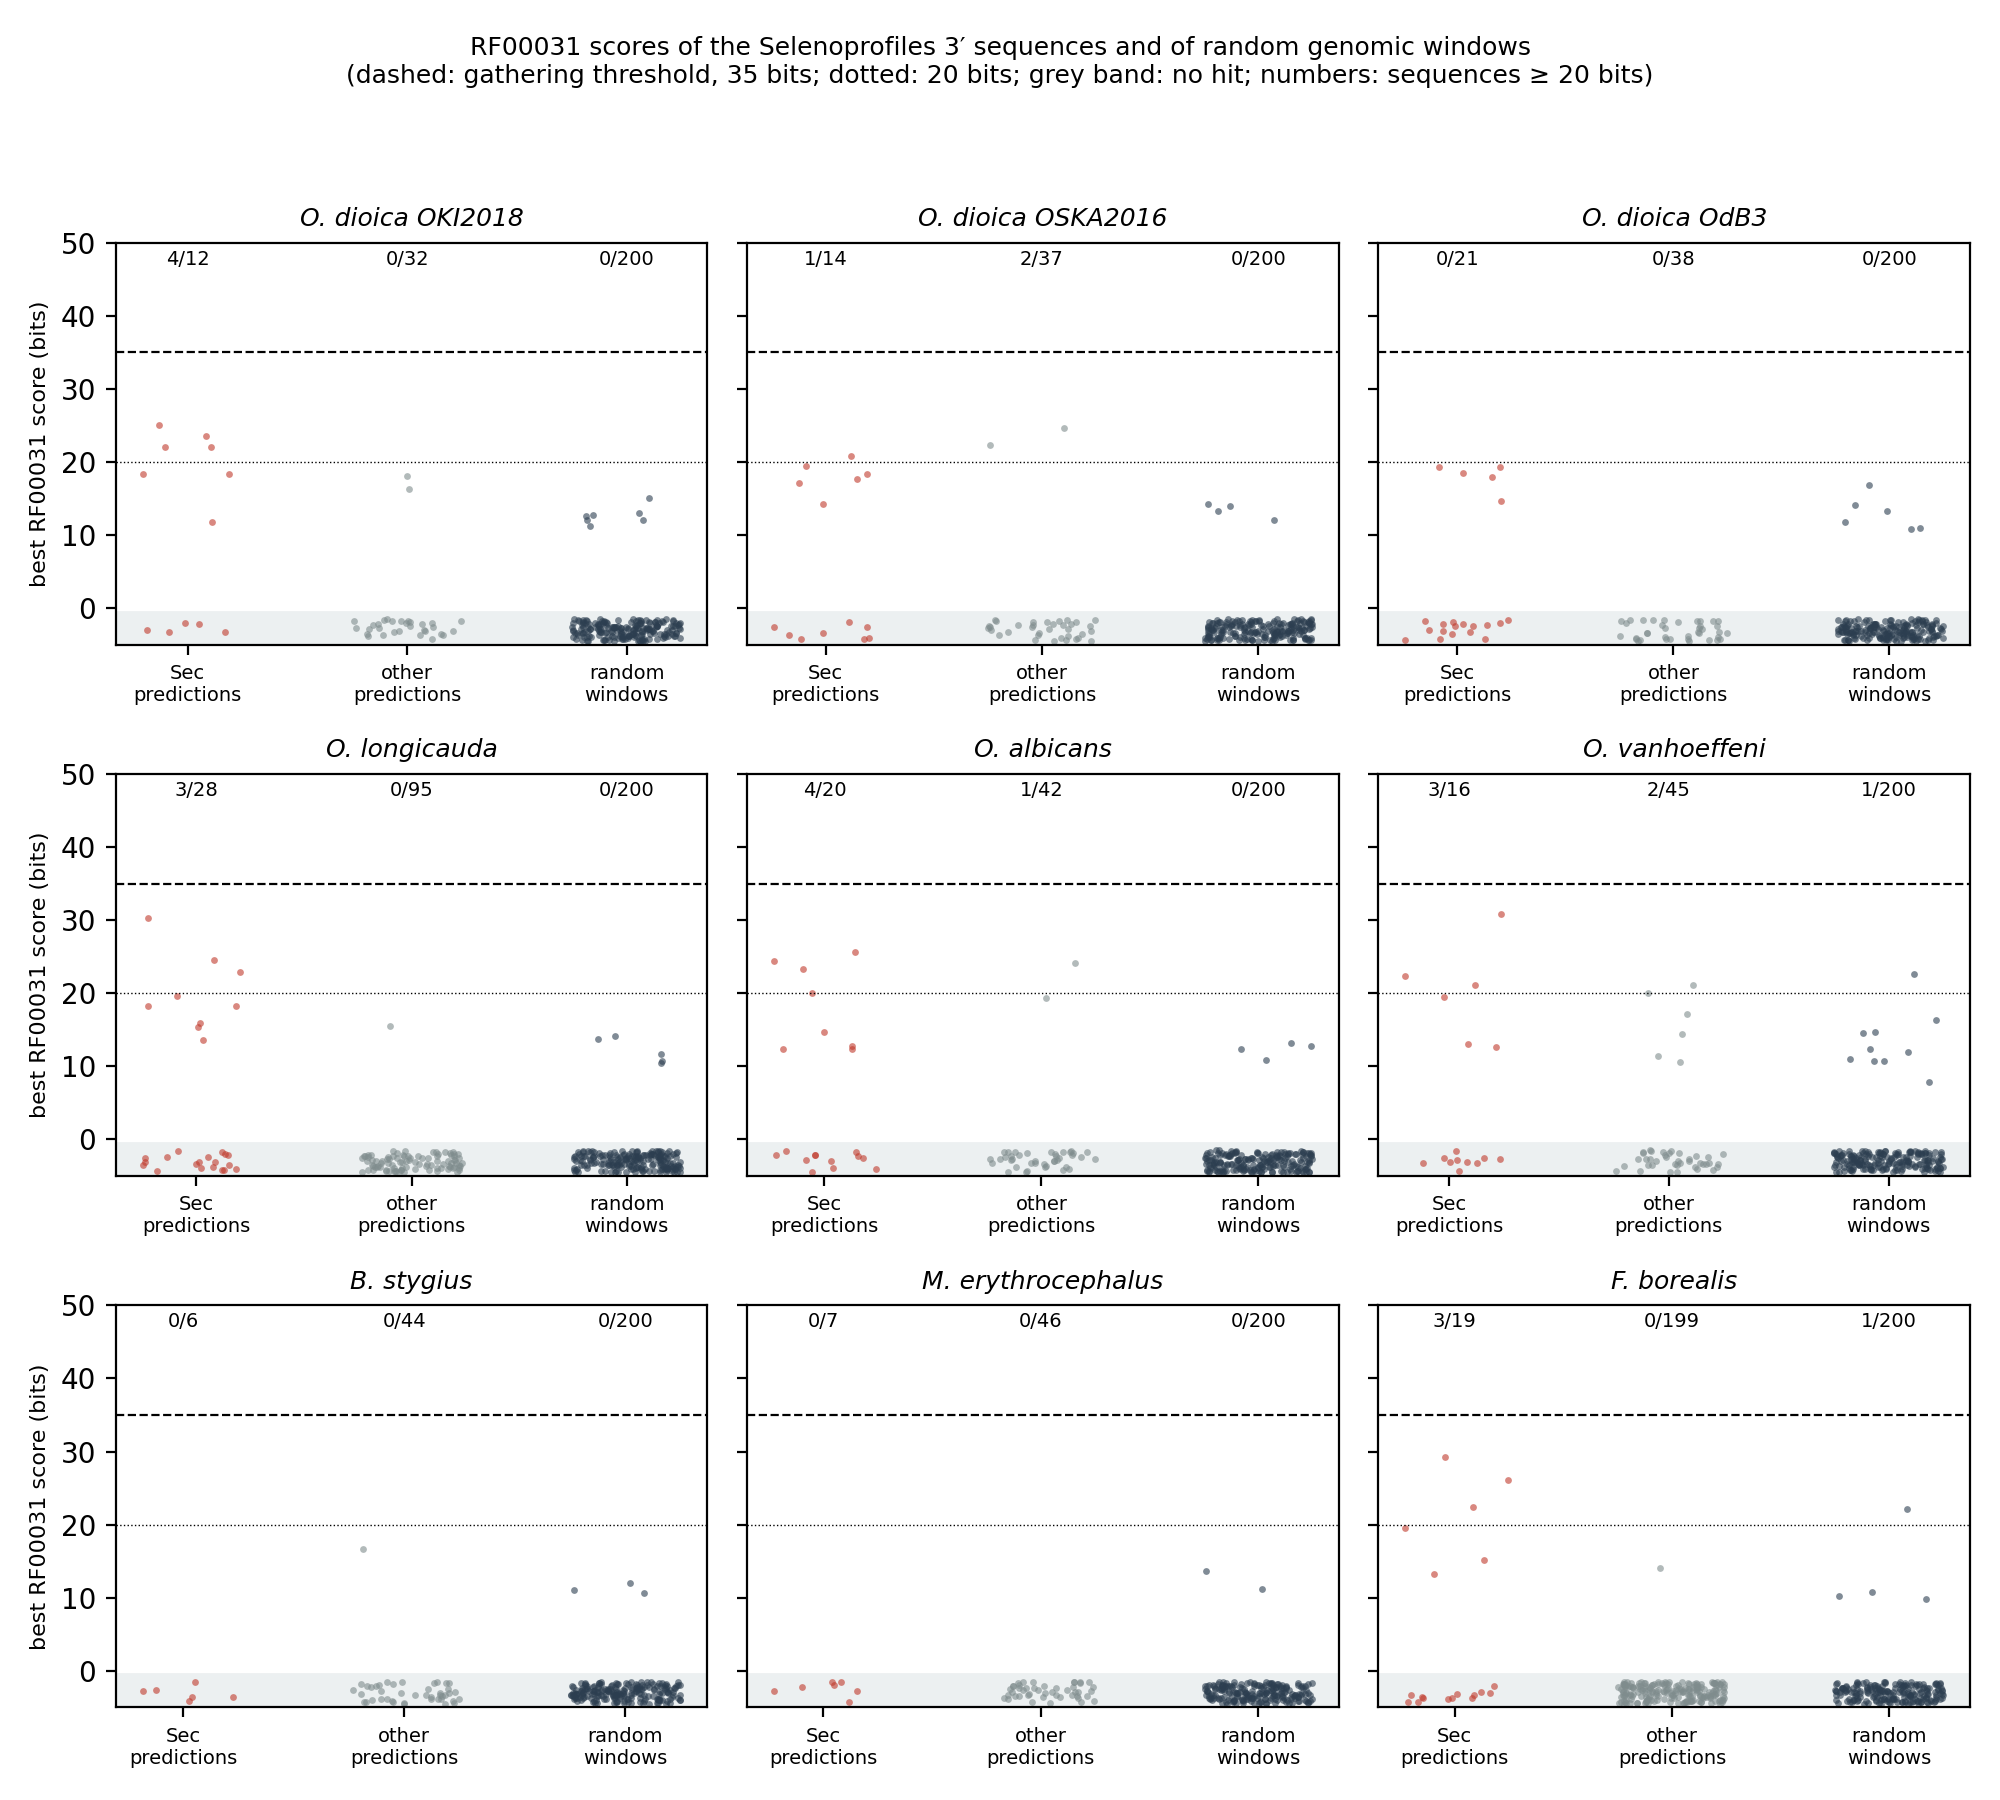

Write Python code to recreate this figure.
#!/usr/bin/env python3
"""Stage 1 SECIS scores: are the selenoprotein 3' regions below the RF00031 gathering threshold, or inside the
background?

For each genome, scores with Rfam RF00031 (Infernal cmsearch, default filters, all hits of at least 0 bits):
  - the 3' sequences written by Selenoprofiles after each prediction, separately for predictions labelled
    selenocysteine and for the other predictions (cysteine homologs, unaligned, machinery...);
  - background: random genomic windows of the same length (6,000 nt), on a random strand.
The best score per sequence goes to results/tables/stage1_secis_scores.tsv; the figure shows its distribution per
genome, with the gathering threshold. Sequences without any reported hit are drawn below 0.
"""
import argparse, gzip, os, random, subprocess, tempfile
from collections import defaultdict

GENOMES = ["OKI", "OSKA", "OdB3", "Olon", "Oalb", "Ovan", "Bsty", "Mery", "Fbor"]
NAMES = {"OKI": "O. dioica OKI2018", "OSKA": "O. dioica OSKA2016", "OdB3": "O. dioica OdB3", "Olon": "O. longicauda",
         "Oalb": "O. albicans", "Ovan": "O. vanhoeffeni", "Bsty": "B. stygius", "Mery": "M. erythrocephalus",
         "Fbor": "F. borealis"}
COMP = str.maketrans("ACGTNacgtn", "TGCANtgcan")


def read_fasta(path):
    name, buf = None, []
    with (gzip.open(path, "rt") if path.endswith(".gz") else open(path)) as fh:
        for l in fh:
            if l.startswith(">"):
                if name is not None: yield name, "".join(buf)
                name, buf = l[1:].rstrip("\n"), []
            else: buf.append(l.strip())
    if name is not None: yield name, "".join(buf)


def label(header):
    """Selenoprofiles label: last dotted field of the prediction name (region_of_N_bp_downstream_of:FAM.k.label)."""
    return header.split()[0].split(":", 1)[1].rsplit(".", 1)[1]


def background(genome, n, length, seed):
    rng = random.Random(seed)
    contigs = [(name.split()[0], seq) for name, seq in read_fasta(genome) if len(seq) >= length]
    total = sum(len(s) for _, s in contigs)
    out = []
    for i in range(n):
        x = rng.randrange(total)
        for name, seq in contigs:
            if x < len(seq): break
            x -= len(seq)
        start = min(x, len(seq) - length)
        w = seq[start:start + length]
        if rng.random() < 0.5: w = w.translate(COMP)[::-1]
        out.append((f"bg{i}_{name}_{start}", w))
    return out


def best_scores(cm, records, cpus):
    with tempfile.TemporaryDirectory() as d:
        fa, tbl = f"{d}/in.fa", f"{d}/out.tbl"
        with open(fa, "w") as o:
            for i, (_, s) in enumerate(records): o.write(f">r{i}\n{s}\n")
        subprocess.run(["cmsearch", "--toponly", "-T", "0", "--cpu", str(cpus), "--tblout", tbl, cm, fa],
                       check=True, stdout=subprocess.DEVNULL)
        best = {}
        for l in open(tbl):
            if l.startswith("#"): continue
            f = l.split(); i = int(f[0][1:]); sc = float(f[14])
            if sc > best.get(i, (-1,))[0]: best[i] = (sc, int(f[7]), int(f[8]))
    return [best.get(i, (None, None, None)) for i in range(len(records))]


def main():
    ap = argparse.ArgumentParser(description=__doc__, formatter_class=argparse.RawDescriptionHelpFormatter)
    ap.add_argument("--pipeline", default="work/stage1/pipeline")
    ap.add_argument("--cm", default="data/references/RF00031.cm")
    ap.add_argument("--background", type=int, default=200, help="random windows per genome")
    ap.add_argument("--cpus", type=int, default=int(os.environ.get("SLURM_CPUS_PER_TASK", 1)))
    ap.add_argument("--table", default="results/tables/stage1_secis_scores.tsv")
    ap.add_argument("--figure", default="figures/stage1_secis_scores")
    a = ap.parse_args()
    ga = float(next(l.split()[1] for l in open(a.cm) if l.startswith("GA ")))
    rows = []
    for g in GENOMES:
        tp = list(read_fasta(f"{a.pipeline}/selenoprofiles/{g}.three_prime.fa"))
        bg = background(f"data/genomes/{g}/genome.fna.gz", a.background, 6000, seed=GENOMES.index(g))
        recs = [(h, s, "selenocysteine" if label(h) == "selenocysteine" else "other prediction") for h, s in tp] + \
               [(h, s, "random window") for h, s in bg]
        for (h, s, grp), (sc, b, e) in zip(recs, best_scores(a.cm, [(h, s) for h, s, _ in recs], a.cpus)):
            rows.append((g, grp, h.split()[0], len(s), sc, b, e))
        print(g, len(tp), "3' sequences,", len(bg), "random windows", flush=True)
    with open(a.table, "w") as o:
        o.write("genome\tgroup\tsequence\tlength\tbest_bits\tstart\tend\n")
        for r in rows: o.write("\t".join("" if x is None else str(x) for x in r) + "\n")
    plot(rows, ga, a.figure)


def plot(rows, ga, prefix):
    import matplotlib; matplotlib.use("Agg")
    import matplotlib.pyplot as plt
    groups = ["selenocysteine", "other prediction", "random window"]
    colours = {"selenocysteine": "#c0392b", "other prediction": "#7f8c8d", "random window": "#2c3e50"}
    fig, axes = plt.subplots(3, 3, figsize=(10, 9), sharey=True)
    rng = random.Random(0)
    data = defaultdict(list)
    for g, grp, _, length, sc, _, _ in rows: data[(g, grp)].append(-3 + rng.uniform(-1.5, 1.5) if sc is None else sc)
    for ax, g in zip(axes.flat, GENOMES):
        for k, grp in enumerate(groups):
            ys = data[(g, grp)]
            ax.scatter([k + rng.uniform(-0.25, 0.25) for _ in ys], ys, s=6, alpha=0.6, color=colours[grp], linewidths=0)
            above = sum(1 for y in ys if y >= 20)
            ax.text(k, 47, f"{above}/{len(ys)}", ha="center", fontsize=7)
        ax.axhline(ga, color="black", lw=0.8, ls="--"); ax.axhline(20, color="black", lw=0.5, ls=":")
        ax.axhspan(-5, -0.5, color="#ecf0f1", zorder=0)
        ax.set_title(NAMES[g], fontsize=9, style="italic"); ax.set_xticks(range(3))
        ax.set_xticklabels(["Sec\npredictions", "other\npredictions", "random\nwindows"], fontsize=7)
        ax.set_ylim(-5, 50)
    for ax in axes[:, 0]: ax.set_ylabel("best RF00031 score (bits)", fontsize=8)
    fig.suptitle(f"RF00031 scores of the Selenoprofiles 3′ sequences and of random genomic windows\n"
                 f"(dashed: gathering threshold, {ga:g} bits; dotted: 20 bits; grey band: no hit; "
                 f"numbers: sequences ≥ 20 bits)", fontsize=9)
    fig.tight_layout(rect=(0, 0, 1, 0.95))
    for ext in ("png", "pdf"): fig.savefig(f"{prefix}.{ext}", dpi=200)


if __name__ == "__main__":
    main()
